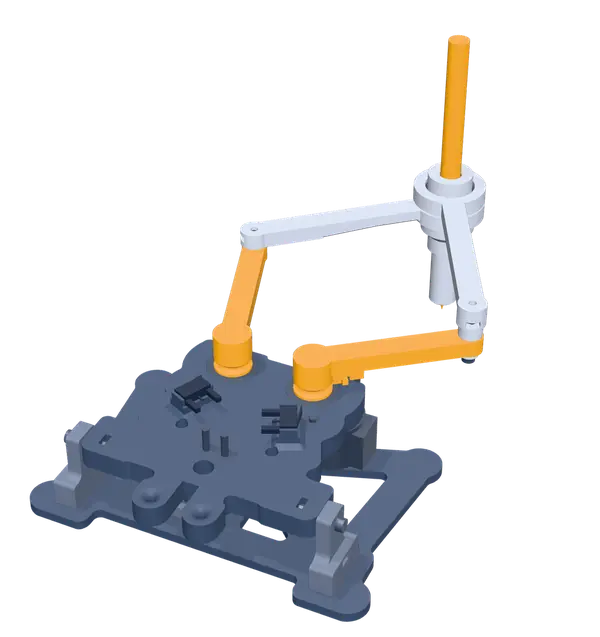
#> input picture img/drehscheibe/00.webp, 600 x 637 px
$ python -i drehscheibe.py   (imports and definitions only)
#> lines starting #> are read from the running program, lines starting #| are printed output that depends on the picture
"""Builds the turntable frames img/drehscheibe/00.webp ... 35.webp from 36 pre-rendered views (run from the site root).

Usage: python3 -I tools/drehscheibe.py <source-dir> [<out-dir>]   (out-dir defaults to img/drehscheibe)

Assumptions about the source:
- It holds exactly 36 images (PNG/WebP/JPEG), one every 10 degrees, all the same size.
- Files sort "naturally" into rotation order (frame2 before frame10), and the first file is 0 degrees,
  i.e. the view closest to the static hero image img/roboter.png. Rotation direction follows the file order.
- Renders with alpha are only trimmed; opaque renders get their flat background (pixel 2,2) keyed out.

All frames are cropped with ONE common bounding box (union over all frames), so the robot does not jump,
then scaled to WIDTH px. The static hero image img/roboter.{png,webp} (HERO_W px wide) is cut from frame 0
with the same box, so the first swap from the static image to a frame shows no jump. Run this after
tools/cad_renders.py, which would otherwise overwrite img/roboter.*. Update width/height of the hero <img>
in de/ and en/index.html to the printed hero size. Fresh files carry no EXIF/XMP metadata.
"""
import os
import re
import sys
from PIL import Image

WIDTH, HERO_W, MARGIN, FRAMES = 600, 800, 12, 36
EXT = (".png", ".webp", ".jpg", ".jpeg")


def natural_key(name):
    return [int(t) if t.isdigit() else t.lower() for t in re.split(r"(\d+)", name)]


def alpha_of(im):
    """Alpha channel of the render; for opaque images, key out the flat background colour."""
    if im.mode in ("RGBA", "LA") or "transparency" in im.info:
        return im.convert("RGBA").getchannel("A")
    rgb = im.convert("RGB"); bg = rgb.getpixel((2, 2)); px = rgb.load()
    a = Image.new("L", rgb.size); ap = a.load()
    for y in range(rgb.height):
        for x in range(rgb.width):
            d = sum(abs(c - b) for c, b in zip(px[x, y], bg))
            ap[x, y] = 0 if d < 6 else (255 if d > 40 else int((d - 6) * 255 / 34))
    return a


def common_box(frames):
    """Union of all alpha bounding boxes plus margin."""
    boxes = [f.getchannel("A").getbbox() for f in frames]
    boxes = [b for b in boxes if b]
    l, t = min(b[0] for b in boxes) - MARGIN, min(b[1] for b in boxes) - MARGIN
    r, b = max(b[2] for b in boxes) + MARGIN, max(b[3] for b in boxes) + MARGIN
    return l, t, r, b                       # may reach outside the frame: crop pads with transparency


def main():
    if len(sys.argv) < 2:
        sys.exit(__doc__)
    src = sys.argv[1]
    out = sys.argv[2] if len(sys.argv) > 2 else "img/drehscheibe"
    names = sorted((n for n in os.listdir(src) if n.lower().endswith(EXT)), key=natural_key)
    if len(names) != FRAMES:
        sys.exit(f"expected {FRAMES} frames in {src}, found {len(names)}")
    frames = []
    for n in names:
        im = Image.open(os.path.join(src, n))
        rgba = im.convert("RGBA"); rgba.putalpha(alpha_of(im)); frames.append(rgba)
    box = common_box(frames)
    bw, bh = box[2] - box[0], box[3] - box[1]
    size = (WIDTH, round(WIDTH * bh / bw))
    os.makedirs(out, exist_ok=True)
    total = 0
    for i, (n, f) in enumerate(zip(names, frames)):
        path = os.path.join(out, f"{i:02d}.webp")
        f.crop(box).resize(size, Image.LANCZOS).save(path, "WEBP", quality=75, alpha_quality=80, method=6)
        total += os.path.getsize(path)
        print(f"{n} -> {path}")
    print(f"box {box}, frame size {size}, total {total / 1024:.0f} KiB")
    hero = frames[0].crop(box).resize((HERO_W, round(HERO_W * bh / bw)), Image.LANCZOS)
    hero.save("img/roboter.png", optimize=True)
    hero.save("img/roboter.webp", "WEBP", quality=82, alpha_quality=90, method=6)
    print(f"hero img/roboter.png + .webp, size {hero.size}")


# [2 lines not run here, left out]

>>> from PIL import Image
>>> picture = Image.open('../img/drehscheibe/00.webp')
#> picture is the input picture: PIL image 600x637 RGBA; mean R, G, B, A 33.7, 33.7, 34.2, 56.9
>>> result = alpha_of(picture)
#> in alpha_of, `return im.convert("RGBA").getchannel("A")`:
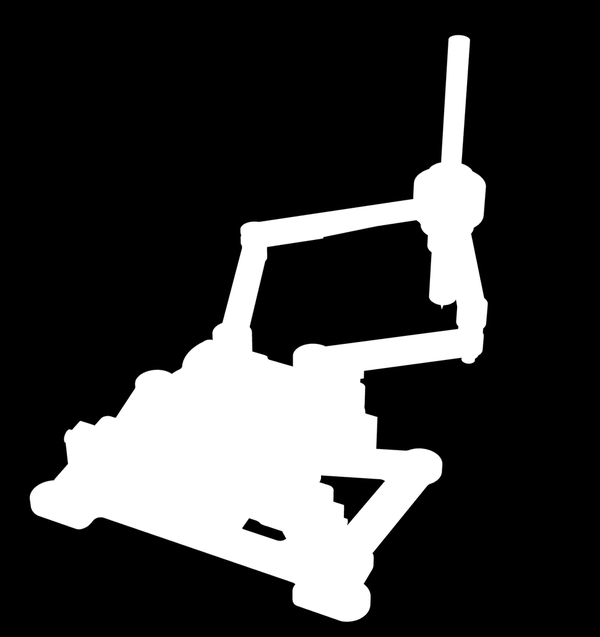
#> returned value: PIL image 600x637 L; min 0, max 255, mean 56.9

$ run again, on img/drehscheibe/04.webp
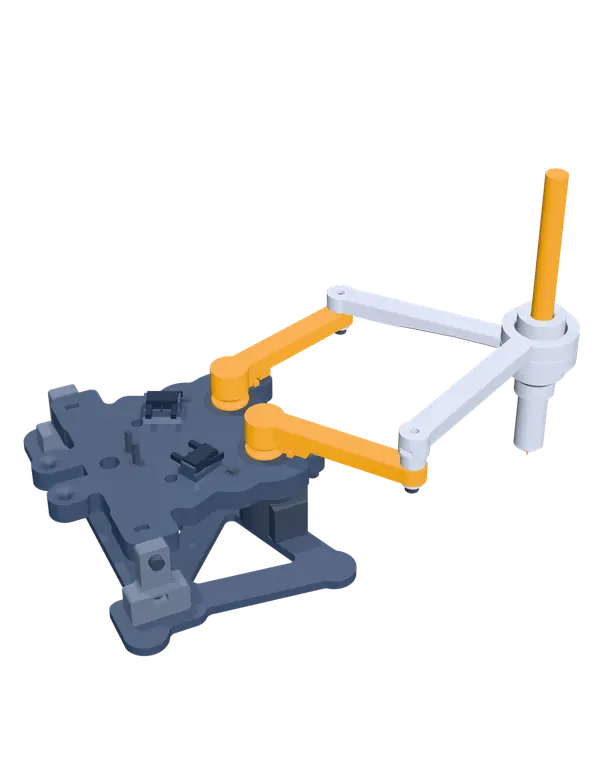
#> input picture img/drehscheibe/04.webp, 600 x 766 px
#> picture is the input picture: PIL image 600x766 RGBA; mean R, G, B, A 28.9, 28.5, 28.1, 45.3
#> in alpha_of, `return im.convert("RGBA").getchannel("A")`:
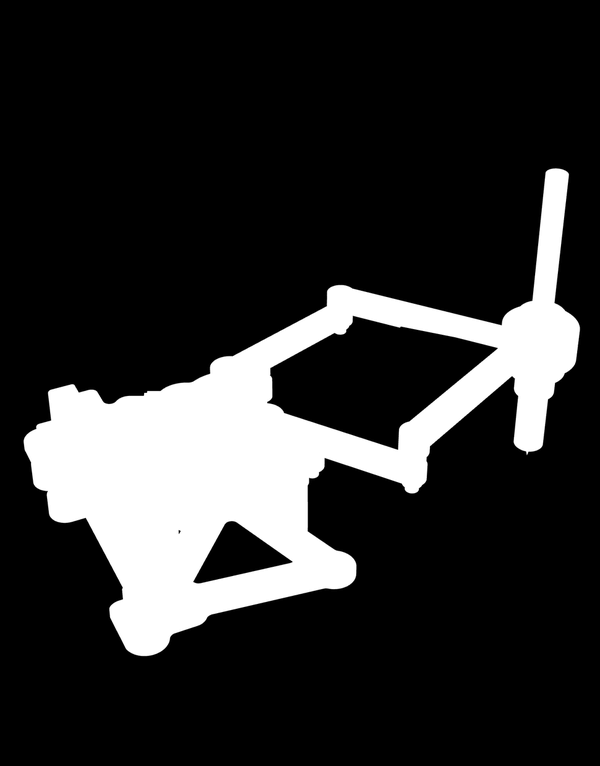
#> returned value: PIL image 600x766 L; min 0, max 255, mean 45.3

$ run again, on img/drehscheibe/05.webp
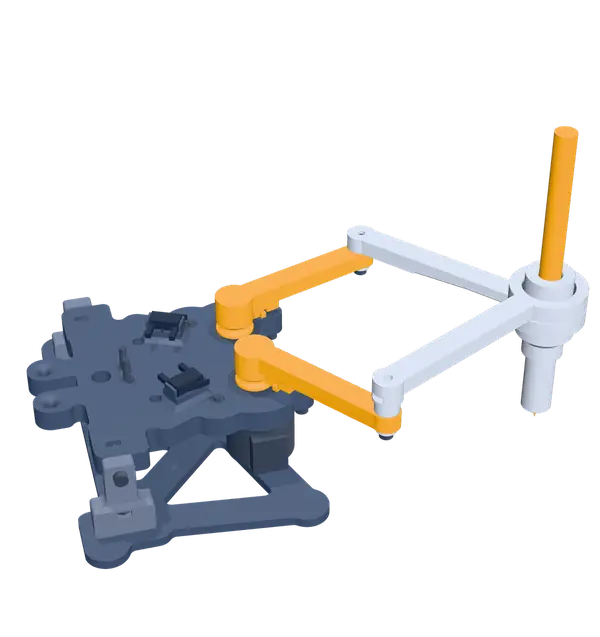
#> input picture img/drehscheibe/05.webp, 600 x 637 px
#> picture is the input picture: PIL image 600x637 RGBA; mean R, G, B, A 34.7, 34.2, 33.7, 53.2
#> in alpha_of, `return im.convert("RGBA").getchannel("A")`:
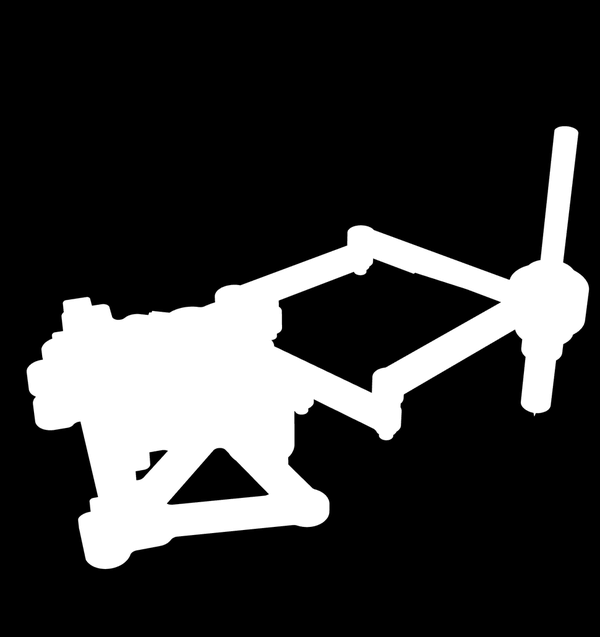
#> returned value: PIL image 600x637 L; min 0, max 255, mean 53.2

$ run again, on img/drehscheibe/06.webp
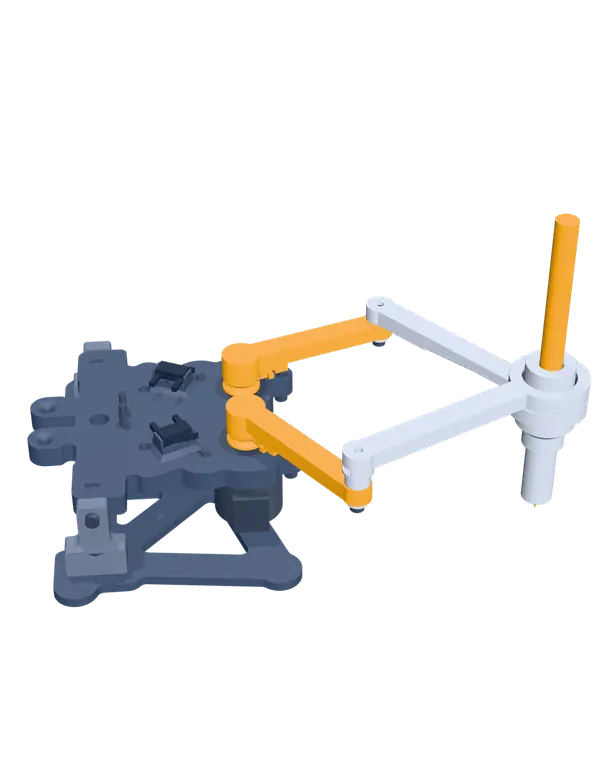
#> input picture img/drehscheibe/06.webp, 600 x 766 px
#> picture is the input picture: PIL image 600x766 RGBA; mean R, G, B, A 29, 28.6, 28.2, 43.4
#> in alpha_of, `return im.convert("RGBA").getchannel("A")`:
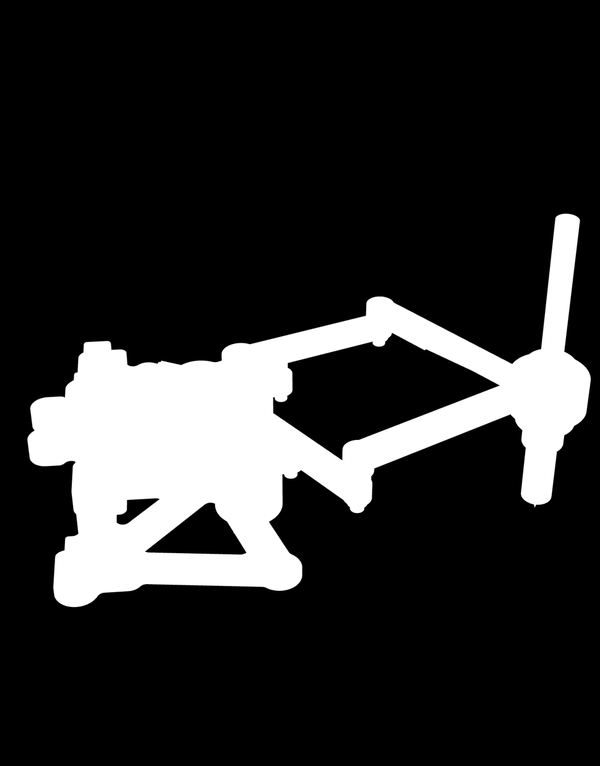
#> returned value: PIL image 600x766 L; min 0, max 255, mean 43.4
